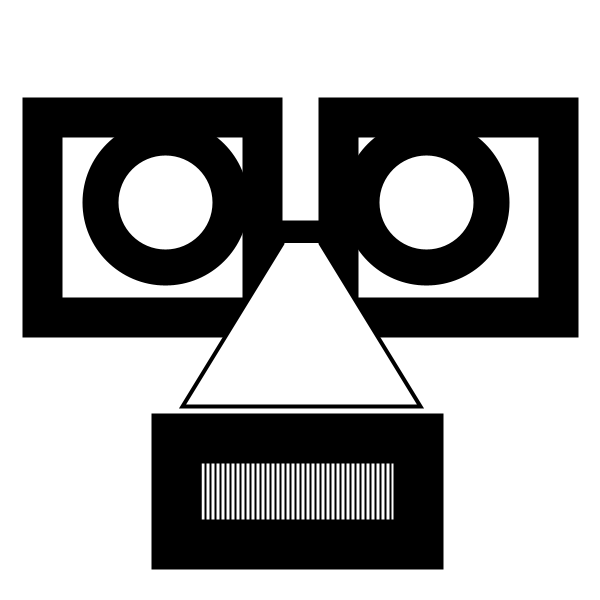
Frame 1 (no input)
Frame 60 (the mouse pressed at the canvas centre just before this capture): identical to frame 1, image omitted
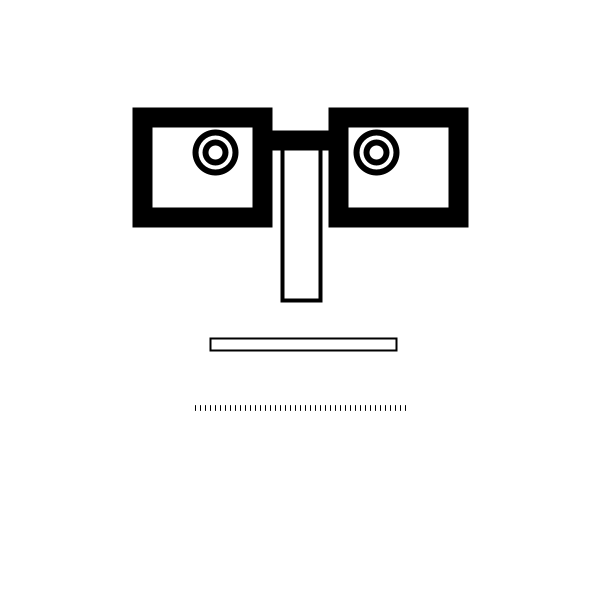
Frame 120 (the mouse held since frame 60 and released just before this capture)

The Processing sketch that drew these frames (run headless with seeded random() and noise(); from frame 60 on, the mouse is pressed at the canvas centre):

// Processing sketch: processing_63704
// ── processing_63704.pde

//WORKSHOP 3b

//Global Variables

int val = 100;
int rad;
float x = 100;
float a = 20;
float distance;
float mx, my; //mouth x and y
float ex, ey, rx; //eyes
float ed, pd;
float gx, gy, gz; //glasses
float gh, gw;

//Setup

void setup() {
size(600, 600);
smooth();
ellipseMode(RADIUS);
rad = 60;
mx = 210;
my = 338;
ex = 215;
ey = 152;
rx = 376; //right eye x coordinate
ed = 20; //outer diameter
pd = 10; //pupil diameter
gx = 142; //glasses
gy = 117;
gz = 338;
gh = 120;
gw = 100;
}


void draw(){
  background(255);
  strokeWeight(14);
  if(mouseY < 300)
{ 
  strokeWeight(20+a);
  rect(gx-x,gy, gh+x,gw+x); //glasses
  rect(gz,gy, gh+x,gw+x);
  line(271,140+x, 334,140+x);
  
 distance = dist(mouseX, mouseY, ex-(x/2), ey+(x/2));
 if(distance < rad){
   fill(0);
   ellipse(ex-(x/2),ey+(x/2), pd+(x/2),pd+(x/2));
 }else{
   fill(255);
   ellipse(ex-(x/2),ey+(x/2), pd+(x/2),pd+(x/2));
 }
   if (mousePressed && distance < rad) {
   fill(200, 23, 12);
   ellipse(ex-(x/2),ey+(x/2), pd+(x/2),pd+(x/2));
 }
  
  strokeWeight(6+a); //eyes
  ellipse(ex-(x/2),ey+(x/2), ed+(x/2),ed+(x/2));//left eye
  ellipse(ex-(x/2),ey+(x/2), pd+(x/2),pd+(x/2));
  
   distance = dist(mouseX, mouseY, rx+(x/2), ey+(x/2));
 if(distance < rad){
   fill(0);
   ellipse(rx+(x/2),ey+(x/2), pd+(x/2),pd+(x/2));
 }else{
   fill(255);
   ellipse(rx+(x/2),ey+(x/2), pd+(x/2),pd+(x/2));
 }
   if (mousePressed && distance < rad) {
   fill(20, 20, 200);
   ellipse(rx+(x/2),ey+(x/2), pd+(x/2),pd+(x/2));
 }
 
  ellipse(rx+(x/2),ey+(x/2), ed+(x/2),ed+(x/2));//right eye
  ellipse(rx+(x/2),ey+(x/2), pd+(x/2),pd+(x/2));
  
  beginShape(); //nose
    fill(255);
    strokeWeight(4);
    vertex(282,143+x);
    vertex(282-x,306+x);
    vertex(320+x,306+x);
    vertex(320,143+x);
   endShape();
   
    noFill();
   strokeWeight(x/2); //mouth
   rect(mx-x/3,my+x, 242,6+x);
   
   if(mouseY<400){
   strokeWeight(2);
   for (int i=195; i<=405; i+=5) {
  line(i,405+x/10, i,410+x+10);
   }
   }
}
  else {
  strokeWeight(20); //glasses
  rect(gx,gy, gh,gw);
  rect(gz,gy, gh,gw);
  line(271,140, 336,140);
  
  strokeWeight(6);
  ellipse(ex,ey, ed,ed);//left eye
  ellipse(ex,ey, pd,pd);
  ellipse(rx,ey, ed,ed);//right eye
  ellipse(rx,ey, pd,pd);
  
  beginShape(); //nose
    noFill();
    strokeWeight(4);
    vertex(282,143);
    vertex(282,mouseX);
    vertex(320,mouseX);
    vertex(320,143);
   endShape();
   
   strokeWeight(2); //mouth
   rect(mx,my, 186,12);
   strokeWeight(1);
for (int i=195; i<=405; i+=5) {
  line(i,405, i,410);
  
}if ((mouseY > 460) && (mouseY < 590) && (mouseX > 50) && (mouseX < 550)){
    for (int i=195; i<=405; i+=5) {
  line(i,405, i,410);}
  float mx = map(mouseX, 0, width, 0, 600);
  for (int i=195; i<=405; i+=5) {
  line(i,405, mx,mouseY);
    }
    
}
 }
}

   


/*




//beard

strokeWeight(1);
for (int i=195; i<=438; i+=5) {
  line(i,405, i,410);
}

*/
